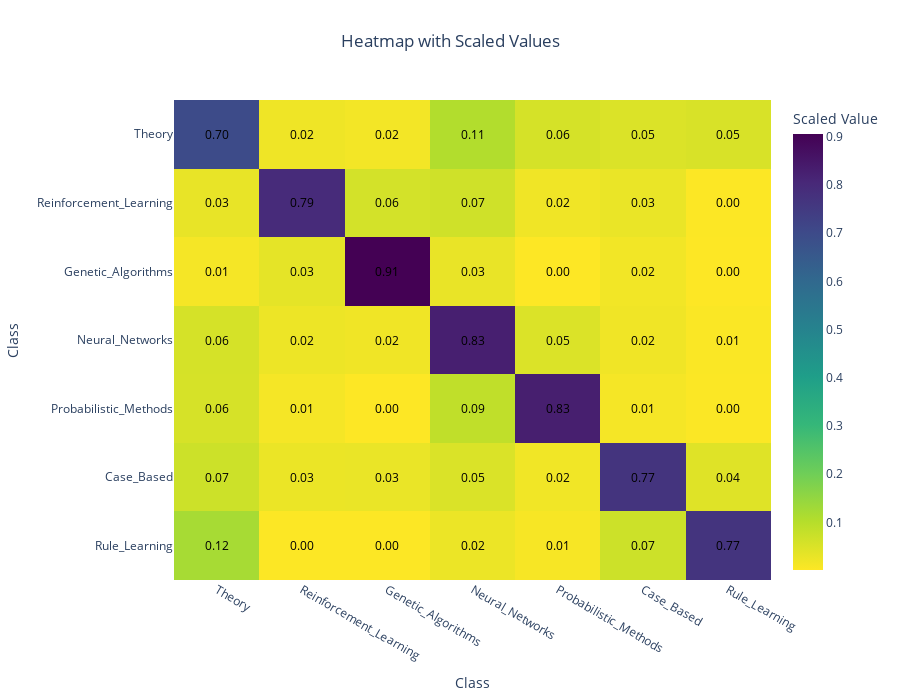

Here is the notebook cell this chart was saved with:
### Code cell
def scaling(array):
    return array / sum(array)

label_connection_counts_scaled = np.apply_along_axis(scaling, 1, label_connection_counts)

plot_heatplot(label_connection_counts_scaled, label_dict, title='Heatmap with Scaled Values')

### Figure 1 — Plotly figure (JSON) as saved in the notebook; plotly's stock layout.template omitted (floating-point values rounded to 4 significant figures)
{"data": [{"colorbar": {"title": {"text": "Scaled Value"}}, "colorscale": [[0, "#fde725"], [0.1111, "#b5de2b"], [0.2222, "#6ece58"], [0.3333, "#35b779"], [0.4444, "#1f9e89"], [0.5556, "#26828e"], [0.6667, "#31688e"], [0.7778, "#3e4989"], [0.8889, "#482878"], [1, "#440154"]], "type": "heatmap", "z": [[0.6994, 0.02096, 0.01506, 0.1054, 0.05763, 0.04912, 0.05239], [0.0311, 0.7949, 0.06025, 0.06511, 0.01944, 0.02721, 0.001944], [0.0126, 0.03395, 0.9058, 0.02903, 0.001095, 0.01643, 0.001095], [0.05673, 0.02361, 0.01868, 0.828, 0.04827, 0.01903, 0.005638], [0.05528, 0.01256, 0.001256, 0.08606, 0.8291, 0.01193, 0.003769], [0.06906, 0.02578, 0.02762, 0.04972, 0.0175, 0.768, 0.04236], [0.1216, 0.00304, 0.00304, 0.02432, 0.009119, 0.06991, 0.769]]}], "layout": {"annotations": [{"font": {"color": "black", "size": 12}, "showarrow": false, "text": "0.70", "x": 0, "y": 0}, {"font": {"color": "black", "size": 12}, "showarrow": false, "text": "0.02", "x": 1, "y": 0}, {"font": {"color": "black", "size": 12}, "showarrow": false, "text": "0.02", "x": 2, "y": 0}, {"font": {"color": "black", "size": 12}, "showarrow": false, "text": "0.11", "x": 3, "y": 0}, {"font": {"color": "black", "size": 12}, "showarrow": false, "text": "0.06", "x": 4, "y": 0}, {"font": {"color": "black", "size": 12}, "showarrow": false, "text": "0.05", "x": 5, "y": 0}, {"font": {"color": "black", "size": 12}, "showarrow": false, "text": "0.05", "x": 6, "y": 0}, {"font": {"color": "black", "size": 12}, "showarrow": false, "text": "0.03", "x": 0, "y": 1}, {"font": {"color": "black", "size": 12}, "showarrow": false, "text": "0.79", "x": 1, "y": 1}, {"font": {"color": "black", "size": 12}, "showarrow": false, "text": "0.06", "x": 2, "y": 1}, {"font": {"color": "black", "size": 12}, "showarrow": false, "text": "0.07", "x": 3, "y": 1}, {"font": {"color": "black", "size": 12}, "showarrow": false, "text": "0.02", "x": 4, "y": 1}, {"font": {"color": "black", "size": 12}, "showarrow": false, "text": "0.03", "x": 5, "y": 1}, {"font": {"color": "black", "size": 12}, "showarrow": false, "text": "0.00", "x": 6, "y": 1}, {"font": {"color": "black", "size": 12}, "showarrow": false, "text": "0.01", "x": 0, "y": 2}, {"font": {"color": "black", "size": 12}, "showarrow": false, "text": "0.03", "x": 1, "y": 2}, {"font": {"color": "black", "size": 12}, "showarrow": false, "text": "0.91", "x": 2, "y": 2}, {"font": {"color": "black", "size": 12}, "showarrow": false, "text": "0.03", "x": 3, "y": 2}, {"font": {"color": "black", "size": 12}, "showarrow": false, "text": "0.00", "x": 4, "y": 2}, {"font": {"color": "black", "size": 12}, "showarrow": false, "text": "0.02", "x": 5, "y": 2}, {"font": {"color": "black", "size": 12}, "showarrow": false, "text": "0.00", "x": 6, "y": 2}, {"font": {"color": "black", "size": 12}, "showarrow": false, "text": "0.06", "x": 0, "y": 3}, {"font": {"color": "black", "size": 12}, "showarrow": false, "text": "0.02", "x": 1, "y": 3}, {"font": {"color": "black", "size": 12}, "showarrow": false, "text": "0.02", "x": 2, "y": 3}, {"font": {"color": "black", "size": 12}, "showarrow": false, "text": "0.83", "x": 3, "y": 3}, {"font": {"color": "black", "size": 12}, "showarrow": false, "text": "0.05", "x": 4, "y": 3}, {"font": {"color": "black", "size": 12}, "showarrow": false, "text": "0.02", "x": 5, "y": 3}, {"font": {"color": "black", "size": 12}, "showarrow": false, "text": "0.01", "x": 6, "y": 3}, {"font": {"color": "black", "size": 12}, "showarrow": false, "text": "0.06", "x": 0, "y": 4}, {"font": {"color": "black", "size": 12}, "showarrow": false, "text": "0.01", "x": 1, "y": 4}, {"font": {"color": "black", "size": 12}, "showarrow": false, "text": "0.00", "x": 2, "y": 4}, {"font": {"color": "black", "size": 12}, "showarrow": false, "text": "0.09", "x": 3, "y": 4}, {"font": {"color": "black", "size": 12}, "showarrow": false, "text": "0.83", "x": 4, "y": 4}, {"font": {"color": "black", "size": 12}, "showarrow": false, "text": "0.01", "x": 5, "y": 4}, {"font": {"color": "black", "size": 12}, "showarrow": false, "text": "0.00", "x": 6, "y": 4}, {"font": {"color": "black", "size": 12}, "showarrow": false, "text": "0.07", "x": 0, "y": 5}, {"font": {"color": "black", "size": 12}, "showarrow": false, "text": "0.03", "x": 1, "y": 5}, {"font": {"color": "black", "size": 12}, "showarrow": false, "text": "0.03", "x": 2, "y": 5}, {"font": {"color": "black", "size": 12}, "showarrow": false, "text": "0.05", "x": 3, "y": 5}, {"font": {"color": "black", "size": 12}, "showarrow": false, "text": "0.02", "x": 4, "y": 5}, {"font": {"color": "black", "size": 12}, "showarrow": false, "text": "0.77", "x": 5, "y": 5}, {"font": {"color": "black", "size": 12}, "showarrow": false, "text": "0.04", "x": 6, "y": 5}, {"font": {"color": "black", "size": 12}, "showarrow": false, "text": "0.12", "x": 0, "y": 6}, {"font": {"color": "black", "size": 12}, "showarrow": false, "text": "0.00", "x": 1, "y": 6}, {"font": {"color": "black", "size": 12}, "showarrow": false, "text": "0.00", "x": 2, "y": 6}, {"font": {"color": "black", "size": 12}, "showarrow": false, "text": "0.02", "x": 3, "y": 6}, {"font": {"color": "black", "size": 12}, "showarrow": false, "text": "0.01", "x": 4, "y": 6}, {"font": {"color": "black", "size": 12}, "showarrow": false, "text": "0.07", "x": 5, "y": 6}, {"font": {"color": "black", "size": 12}, "showarrow": false, "text": "0.77", "x": 6, "y": 6}], "height": 700, "title": {"text": "Heatmap with Scaled Values", "x": 0.5, "xanchor": "center", "y": 0.95, "yanchor": "top"}, "width": 900, "xaxis": {"tickmode": "array", "ticktext": ["Theory", "Reinforcement_Learning", "Genetic_Algorithms", "Neural_Networks", "Probabilistic_Methods", "Case_Based", "Rule_Learning"], "tickvals": [0, 1, 2, 3, 4, 5, 6], "title": {"text": "Class"}}, "yaxis": {"autorange": "reversed", "tickmode": "array", "ticktext": ["Theory", "Reinforcement_Learning", "Genetic_Algorithms", "Neural_Networks", "Probabilistic_Methods", "Case_Based", "Rule_Learning"], "tickvals": [0, 1, 2, 3, 4, 5, 6], "title": {"text": "Class"}}}}
